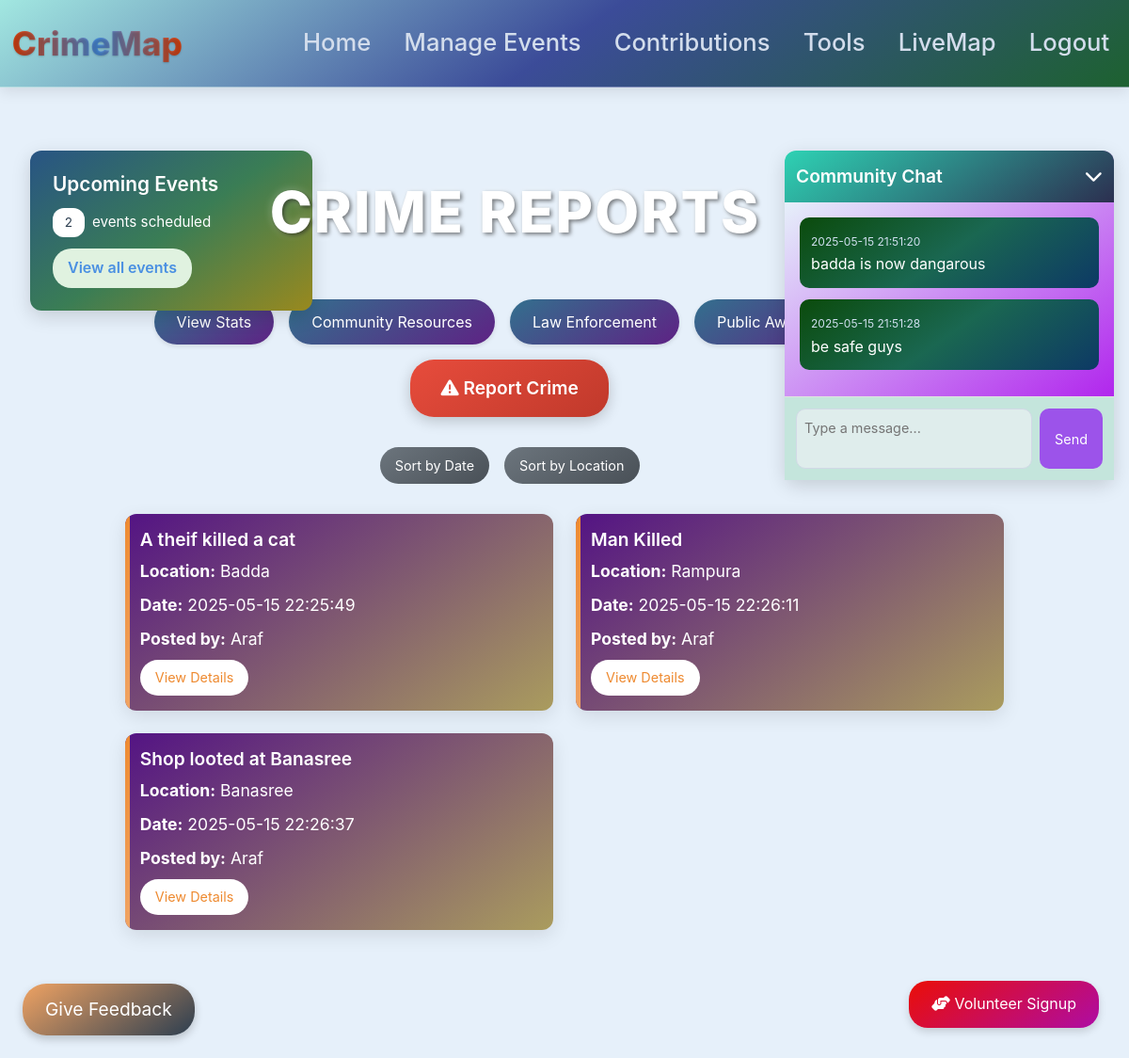
Page / (signed in) on the earlier database version.
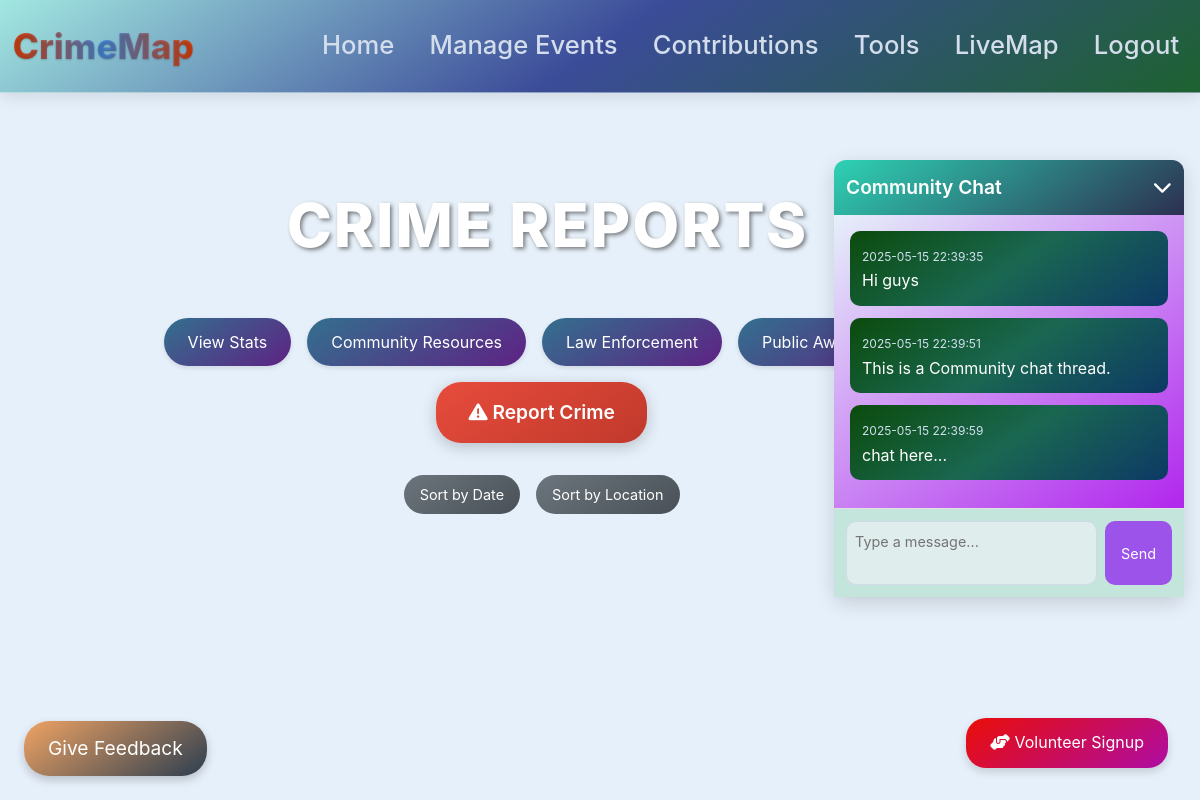
Same page on the later database version.
### website/models.py (models this page shows)
class Crime(db.Model):
    __tablename__ = 'crime'
    __table_args__ = {'extend_existing': True}
    id = db.Column(db.Integer, primary_key=True)
    title = db.Column(db.String(100))
    location = db.Column(db.String(100))
    data = db.Column(db.String(10000))
    date = db.Column(db.DateTime(timezone=True), default=func.now())
    user_id = db.Column(db.Integer, db.ForeignKey('user.id'))

class User(db.Model, UserMixin):
    id = db.Column(db.Integer, primary_key=True)
    email = db.Column(db.String(150), unique=True)
    password = db.Column(db.String(150))
    first_name = db.Column(db.String(150))
    crimes = db.relationship('Crime', backref='user', lazy=True)

class Chat(db.Model):
    __tablename__ = 'chat'
    id = db.Column(db.Integer, primary_key=True)
    user_id = db.Column(db.Integer, db.ForeignKey('user.id'))
    text = db.Column(db.String(1500))
    timestamp = db.Column(db.DateTime(timezone=True), default=func.now())

### website/views.py (the view)
@views.route('/', methods=['GET', 'POST'])
@login_required
def home():
    chats = Chat.query.all()
    crimes = Crime.query.all()
    categories = Category.query.all()
    for crime in crimes:
        crime.user = User.query.get(crime.user_id)
        if crime.location and crime.location not in crime_locations:
            crime_locations.append(crime.location)
    return render_template("home.html",
                          user=current_user,
                          crimes=crimes,
                          categories=categories,
                          chats=chats)

### website/__init__.py (called while the page is built)
def create_app():
    app = Flask(__name__)
    app.config['SECRET_KEY'] = 'hjshjhdjah kjshkjdhjs'
    app.config['SQLALCHEMY_DATABASE_URI'] = f'sqlite:///{DB_NAME}'
    db.init_app(app)
    from .views import views
    from .auth import auth
    from .feedbacks import feedbacks
    app.register_blueprint(views, url_prefix='/')
    app.register_blueprint(auth, url_prefix='/')
    app.register_blueprint(feedbacks, url_prefix='/feedbacks')
    from .models import User
    with app.app_context():
        db.create_all()
    login_manager = LoginManager()
    login_manager.login_view = 'auth.login'
    login_manager.init_app(app)
    @login_manager.user_loader
    def load_user(id):
        return User.query.get(int(id))
    return app

### website/views.py (called while the page is built)
@views.context_processor
def inject_upcoming_events():
    upcoming_events = Event.query.filter(Event.date > datetime.now()).count()
    return {'upcoming_events': upcoming_events}

### website/templates/home.html (shortened to what this page needs)
{% extends "base.html" %}
{% block content %}
{% if upcoming_events > 0 %}
<div class="event-card">
    <h4>Upcoming Events</h4>
    <p><span class="event-badge">{{ upcoming_events }}</span> events scheduled</p>
    <a href="{{ url_for('views.upcoming_events') }}">View all events</a>
</div>
{% endif %}
<h1 class="main-title">Crime Reports</h1>
<div class="button-container">
    <a href="{{ url_for('views.stats') }}" class="btn btn-info" data-toggle="tooltip" title="View crime statistics">View Stats</a>
    <a href="{{ url_for('views.community_resources') }}" class="btn btn-info" data-performance="tooltip" title="Access community support">Community Resources</a>
    <a href="{{ url_for('views.law_enforcement') }}" class="btn btn-info" data-toggle="tooltip" title="Connect with law enforcement">Law Enforcement</a>
    <a href="{{ url_for('views.public_awareness') }}" class="btn btn-info" data-toggle="tooltip" title="Learn about safety">Public Awareness</a>
    <a href="{{ url_for('views.report_crime') }}" class="btn btn-info" style="background: linear-gradient(145deg, #e74c3c, #c0392b); font-size: 1.2rem; padding: 1rem 2rem; font-weight: 600; box-shadow: 0 4px 15px rgba(0, 0, 0, 0.2);" data-toggle="tooltip" title="Report a new crime">
        <i class="fas fa-exclamation-triangle"></i> Report Crime
    </a>
</div>
<div style="position: fixed; bottom: 10px; left: 10px;">
    <a href="/feedbacks" class="feedback-button">Give Feedback</a>
</div>
<div class="filter-container">
    <button class="filter-btn" onclick="filterCrimes('date')" data-toggle="tooltip" title="Sort crimes by date">Sort by Date</button>
    <button class="filter-btn" onclick="filterCrimes('location')" data-toggle="tooltip" title="Sort crimes by location">Sort by Location</button>
</div>
<div class="crime-grid" id="crimeContainer">
    {% for crime in crimes %}
    <div class="crime-card">
        <h3>{{ crime.title }}</h3>
        <p class="crime-location"><strong>Location:</strong> {{ crime.location }}</p>
        <p class="crime-date"><strong>Date:</strong> {{ crime.date.strftime('%Y-%m-%d %H:%M:%S') }}</p>
        <p><strong>Posted by:</strong> {{ crime.user.first_name }}</p>
        <button class="btn" onclick="openModal('{{ crime.id }}', '{{ crime.title | replace('\'', '\\\'') }}', '{{ crime.location | replace('\'', '\\\'') }}', '{{ crime.data | replace('\'', '\\\'') }}', '{{ crime.date.strftime('%Y-%m-%d %H:%M:%S') }}', '{{ crime.user.first_name | replace('\'', '\\\'') }}')">View Details</button>
    </div>
    {% endfor %}
</div>
<div class="chat-container" id="chatContainer">
    <div class="chat-header" onclick="toggleChat()">
        <span>Community Chat</span>
        <i class="fas fa-chevron-down" id="chatToggleIcon"></i>
    </div>
    <div class="chat-messages" id="chatMessages">
        {% for chat in chats %}
        <div class="chat-message" data-chat-id="{{ chat.id }}">
            <small>{{ chat.timestamp.strftime('%Y-%m-%d %H:%M:%S') }}</small>
            <div>{{ chat.text }}</div>
        </div>
        {% endfor %}
    </div>
    <div class="chat-input">
        <form id="chatForm">
            <textarea name="text" required placeholder="Type a message..." aria-label="Chat message input"></textarea>
            <button type="submit" data-toggle="tooltip" title="Send message">Send</button>
        </form>
    </div>
</div>
<a href="/volunteer_signup" class="volunteer-button" data-toggle="tooltip" title="Sign up to be a volunteer">
    <i class="fas fa-hands-helping"></i> Volunteer Signup
</a>
{% endblock %}

### website/templates/base.html (shortened to what this page needs)
<!DOCTYPE html>
<html lang="en">
  <head>
    <link
      rel="stylesheet"
      href="https://cdn.jsdelivr.net/npm/bootstrap@4.4.1/dist/css/bootstrap.min.css"
    />
  </head>
  <body>
<nav class="navbar navbar-expand-lg">
  <a class="navbar-brand" href="/" data-toggle="tooltip" title="CrimeMap Homepage">CrimeMap</a>
  <div class="collapse navbar-collapse" id="navbar">
    <ul class="navbar-nav ml-auto">
      {% if current_user.is_authenticated %}
        <li class="nav-item">
          <a class="nav-link" id="home" href="/" data-toggle="tooltip" title="Go to homepage">Home</a>
        </li>
        {% if user.id == 1 %}
        <li class="nav-item">
          <a class="nav-link" href="{{ url_for('views.manage_events') }}">Manage Events</a>
        </li>
        <li class="nav-item">
          <a class="nav-link" href="{{ url_for('views.admin_contributions') }}">Contributions</a>
        </li>
        {% endif %}
        {% if user.id == 1 %}
        <li class="nav-item">
          <a class="nav-link" id="admin-tools" href="/admin-tools" data-toggle="tooltip" title="Access admin tools">Tools</a>
        </li>
        {% endif %}
        <li class="nav-item">
          <a class="nav-link" id="live-map" href="{{ url_for('views.live_map') }}" data-toggle="tooltip" title="View live crime map">LiveMap</a>
        </li>
        <li class="nav-item">
          <a class="nav-link" id="logout" href="/logout" data-toggle="tooltip" title="Sign out">Logout</a>
        </li>
      {% endif %}
    </ul>
  </div>
</nav>
    <div class="container">{% block content %} {% endblock %}</div>
  </body>
</html>

### website/templates/base.html (style rules this page uses)
body { background-color: #e6f0fa; color: #2c3e50; font-family: -apple-system, BlinkMacSystemFont, "Segoe UI", Roboto, sans-serif; line-height: 1.6; }
.navbar { background: linear-gradient(145deg, rgba(158, 230, 223, 0.95), rgba(50, 66, 147, 0.95),rgba(18, 89, 37, 0.95)); box-shadow: 0 4px 15px rgba(0, 0, 0, 0.1); padding: .8rem; border-bottom: 1px solid rgba(209, 217, 230, 0.5); }
.navbar-brand { background: linear-gradient(90deg, #e5440e, #4a90e2,#e5440e); -webkit-background-clip: text; -webkit-text-fill-color: transparent; font-weight: 780; font-size: 2.2rem; text-shadow: 0 1px 2px rgba(0, 0, 0, 0.2); transition: opacity 0.3s ease; position: relative; }
.navbar-brand::after { content: ''; width: 0; height: 2px; background: #4a90e2; position: absolute; bottom: -2px; left: 0; transition: width 0.3s ease; }
.nav-link { color: #d3ddec !important; font-size: 1.6rem; font-weight: 500; padding: 0.5rem 1rem; margin-left: 1.2rem; position: relative; transition: color 0.3s ease; }
.nav-link::after { content: ''; width: 0; height: 2px; background: #4a90e2; position: absolute; bottom: 0; left: 50%; transform: translateX(-50%); transition: width 0.3s ease; }
.container { max-width: 1200px; padding: 2.5rem 1rem; }

Differences in the rows shown:
removed Crime: title "A theif killed a cat", location "Badda", date "2025-05-15 22:25:49", user.first_name "Araf"
removed Crime: title "Man Killed", location "Rampura", date "2025-05-15 22:26:11", user.first_name "Araf"
removed Crime: title "Shop looted at Banasree", location "Banasree", date "2025-05-15 22:26:37", user.first_name "Araf"
removed Chat: timestamp "2025-05-15 21:51:20", text "badda is now dangarous"
removed Chat: timestamp "2025-05-15 21:51:28", text "be safe guys"
added Chat: timestamp "2025-05-15 22:39:35", text "Hi guys"
added Chat: timestamp "2025-05-15 22:39:51", text "This is a Community chat thread."
added Chat: timestamp "2025-05-15 22:39:59", text "chat here..."
Other differences:
{{ upcoming_events }}: "2" → (not shown)
text no longer shown: "Upcoming Events events scheduled View all events"
